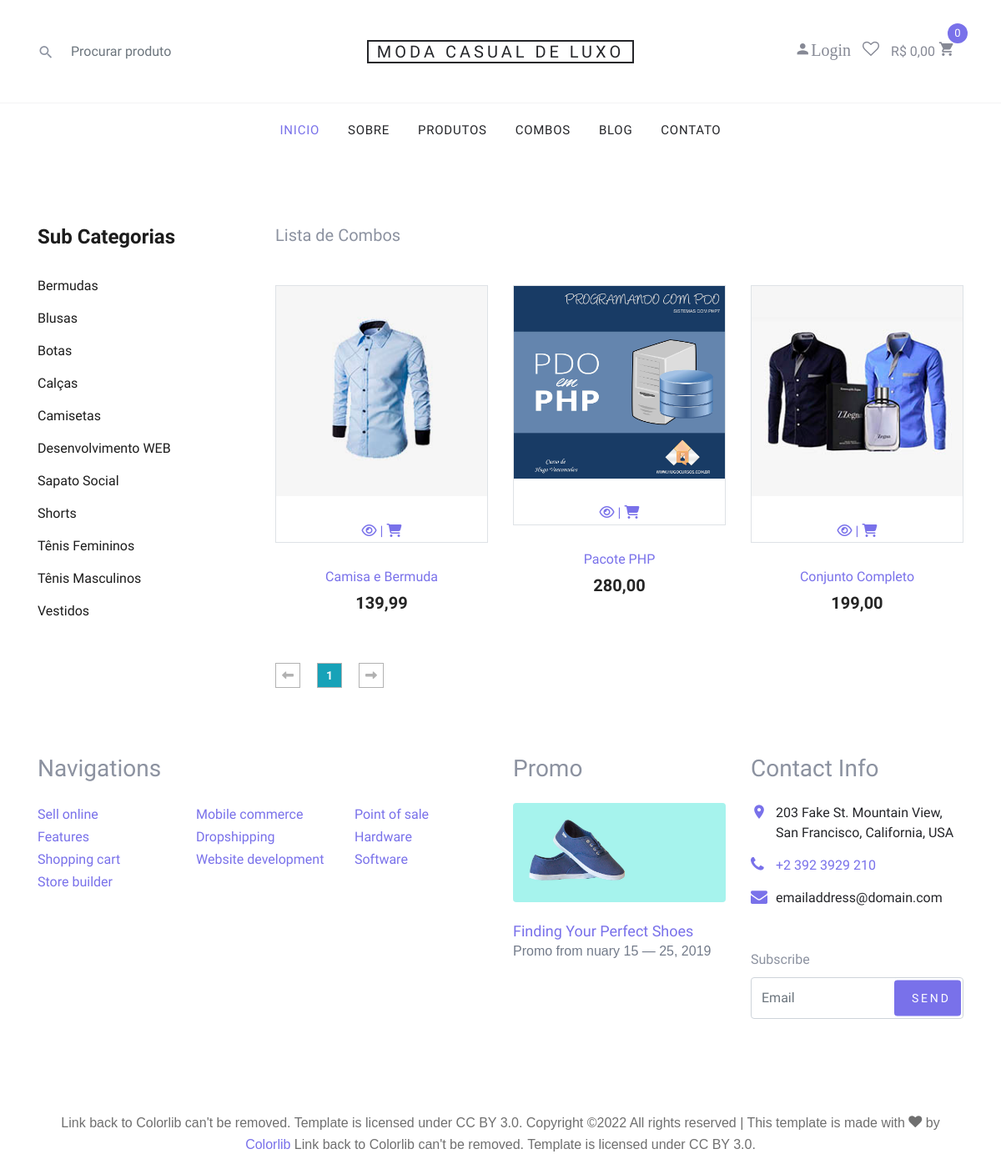
/lojaVirtualPHP/combos.php, run on the app's committed database.
### tables this page shows
CREATE TABLE `sub_categorias` (
  `id` int(11) NOT NULL AUTO_INCREMENT,
  `nome` varchar(50) NOT NULL,
  `nome_url` varchar(50) NOT NULL,
  `imagem` varchar(100) NOT NULL,
  `id_categoria` int(11) NOT NULL,
  PRIMARY KEY (`id`)
);

CREATE TABLE `combos` (
  `id` int(11) NOT NULL AUTO_INCREMENT,
  `nome` varchar(100) NOT NULL,
  `nome_url` varchar(50) NOT NULL,
  `descricao` varchar(1000) NOT NULL,
  `descricao_longa` text NOT NULL,
  `valor` decimal(8,2) NOT NULL,
  `imagem` varchar(100) NOT NULL,
  `tipo_envio` int(1) NOT NULL,
  `palavras` varchar(250) NOT NULL,
  `ativo` varchar(5) NOT NULL,
  `peso` double(8,2) NOT NULL,
  `largura` double(8,2) NOT NULL,
  `altura` double(8,2) NOT NULL,
  `comprimento` double(8,2) NOT NULL,
  `valor_frete` decimal(10,2) DEFAULT NULL,
  `vendas` int(11) DEFAULT NULL,
  `link` varchar(150) DEFAULT NULL,
  PRIMARY KEY (`id`)
);

### lojaVirtualPHP/config.php (called while the page is built, shortened)
<?php
$itens_por_pagina = 6;
?>

### lojaVirtualPHP/combos.php (the view, shortened to what this page needs)
<?php
require_once("cabecalho.php");
?>
<?php
if(@$_GET['pagina'] != null){
    $pag = $_GET['pagina'];
}else{
    $pag = 0;
}
$limite = $pag * @$itens_por_pagina;
$pagina = $pag;
$nome_pag = 'combos.php';
 ?>
<section class="product spad">
    <div class="container">
        <div class="row">
            <div class="col-lg-3 col-md-5">
                <div class="sidebar">
                    <div class="sidebar__item">
                        <h4>Sub Categorias</h4>
                        <ul>
                            <?php
                            $query = $pdo->query("SELECT * FROM sub_categorias order by nome asc ");
                            $res = $query->fetchAll(PDO::FETCH_ASSOC);
                            for ($i=0; $i < count($res); $i++) {
                              $nome = $res[$i]['nome'];
                              $nome_url = $res[$i]['nome_url'];
                              ?>
                              <li><a href="produtos-<?php echo $nome_url ?>"><?php echo $nome ?></a></li>
                          <?php } ?>
                      </ul>
                  </div>
              </div>
          </div>
          <div class="col-lg-9 col-md-7">
            <h5>Lista de Combos</h5>
            <div class="row mt-4">
              <?php
                $query = $pdo->query("SELECT * FROM combos where ativo = 'Sim' order by vendas desc LIMIT $limite, $itens_por_pagina ");
                $res = $query->fetchAll(PDO::FETCH_ASSOC);
                for ($i=0; $i < count($res); $i++) {
                  $nome = $res[$i]['nome'];
                  $valor = $res[$i]['valor'];
                  $nome_url = $res[$i]['nome_url'];
                  $imagem = $res[$i]['imagem'];
                  $id = $res[$i]['id'];
                  $valor = number_format($valor, 2, ',', '.');
                  $query3 = $pdo->query("SELECT * FROM combos where ativo = 'Sim'");
                  $res3 = $query3->fetchAll(PDO::FETCH_ASSOC);
                  $num_total = @count($res3);
                  $num_paginas = ceil($num_total/$itens_por_pagina);
                  ?>
                  <div class="col-lg-4 col-md-6 col-sm-6 mt-4">
                        <div class="product__item">
                    <div>
                    <a href="combo-<?php echo $nome_url ?>"> <figure class="block-4-image text-center border">
                    <img src="img/combos/<?php echo $imagem ?>" alt="Image placeholder" class="img-fluid">
                   <BR></BR>
                    <i class="fa fa-eye"> </i>  |
                    <a href="" onclick="carrinhoModal('<?php echo $id ?>','Sim')"><i class="fa fa-shopping-cart"></i>
                </figure></a>
                    </div>
                    <div class="product__item__text">
                        <a href="combo-<?php echo $nome_url ?>"><h6><?php echo $nome ?></h6>
                            <h5><?php echo $valor ?></h5></a>
                        </div>
                    </div>
                    </div>
                <?php } ?>
            </div>
            <div class="product__pagination">
                <a href="<?php echo $nome_pag ?>?pagina=0"><i class="fa fa-long-arrow-left"></i></a>
                <?php
                    for($i = 0; $i < @$num_paginas; $i++){
                        $estilo = '';
                        if($pagina == $i){
                            $estilo = 'bg-info text-light';
                        }
                        if($pagina >= ($i - 2) && $pagina <= ($i + 2)){ ?>
                         <a href="<?php echo $nome_pag ?>?pagina=<?php echo $i ?>" class="<?php echo $estilo ?>"><?php echo $i + 1 ?></a>
                       <?php }
                    }
                 ?>
                <a href="<?php echo $nome_pag ?>?pagina=<?php echo $num_paginas - 1 ?>"><i class="fa fa-long-arrow-right"></i></a>
            </div>
        </div>
    </div>
</div>
</section>
<?php
require_once("rodape.php");
?>

### lojaVirtualPHP/cssH/style.css (style rules this page uses)
html, body { height: 100%; font-family: "Cairo", sans-serif; -webkit-font-smoothing: antialiased; font-smoothing: antialiased; }
h1, h2, h3, h4, h5, h6 { margin: 0; color: #111111; font-weight: 400; font-family: "Cairo", sans-serif; }
h4 { font-size: 24px; }
h5 { font-size: 18px; }
h6 { font-size: 16px; }
img { max-width: 100%; }
ul, ol { padding: 0; margin: 0; }
.spad { padding-top: 100px; padding-bottom: 100px; }
.sidebar__item { margin-bottom: 35px; }
.sidebar__item h4 { color: #1c1c1c; font-weight: 700; margin-bottom: 25px; }
.sidebar__item ul li { list-style: none; }
.sidebar__item ul li a { font-size: 16px; color: #1c1c1c; line-height: 39px; display: block; }
.product { padding-top: 80px; padding-bottom: 80px; }
.product__item { margin-bottom: 50px; }
.product__item__text { text-align: center; padding-top: 15px; }
.product__item__text h6 { margin-bottom: 10px; }
.product__item__text h5 { color: #252525; font-weight: 700; }
.product__pagination, .blog__pagination { padding-top: 10px; }
.product__pagination a, .blog__pagination a { display: inline-block; width: 30px; height: 30px; border: 1px solid #b2b2b2; font-size: 14px; color: #b2b2b2; font-weight: 700; line-height: 28px; text-align: center; margin-right: 16px; -webkit-transition: all, 0.3s; -moz-transition: all, 0.3s; -ms-transition: all, 0.3s; -o-transition: all, 0.3s; transition: all, 0.3s; }
.product__pagination a:last-child, .blog__pagination a:last-child { margin-right: 0; }
@media only screen and (min-width: 1200px) { .container { max-width: 1170px; } }

### lojaVirtualPHP/css/style.css (style rules this page uses)
body { line-height: 1.7; color: #8c92a0; font-weight: 300; font-size: 16px; }
a { -webkit-transition: .3s all ease; -o-transition: .3s all ease; transition: .3s all ease; }

### data on the page
sub_categorias: nome "Bermudas"
sub_categorias: nome "Blusas"
sub_categorias: nome "Botas"
sub_categorias: nome "Calças"
sub_categorias: nome "Camisetas"
sub_categorias: nome "Desenvolvimento WEB"
sub_categorias: nome "Sapato Social"
sub_categorias: nome "Shorts"
sub_categorias: nome "Tênis Femininos"
sub_categorias: nome "Tênis Masculinos"
sub_categorias: nome "Vestidos"
combos: imagem (picture), nome "Camisa e Bermuda", valor "139,99"
combos: imagem (picture), nome "Pacote PHP", valor "280,00"
combos: imagem (picture), nome "Conjunto Completo", valor "199,00"

### other printed values
$Gnome_loja "MODA CASUAL DE LUXO"
$total_c "0,00"
$linhas "0"
